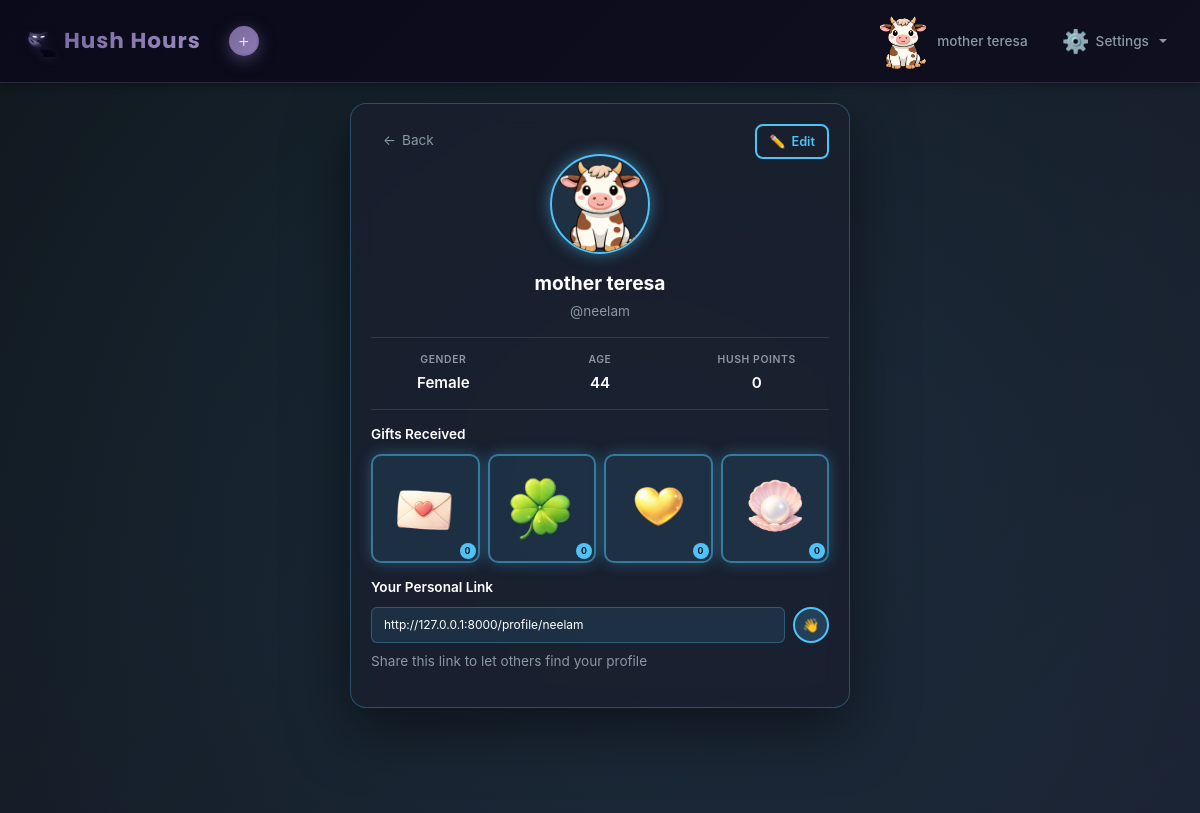
/profile (signed in), run on the app's committed database.
### home/models.py (models this page shows, shortened)
class Profile(models.Model):
    user = models.OneToOneField(User, on_delete=models.CASCADE, related_name="profile")
    display_name = models.CharField(max_length=122, blank=True)
    avatar = models.CharField(max_length=122, default="default")
    age = models.PositiveIntegerField(null=True, blank=True)
    GENDER_CHOICES = [
        ("male", "Male"),
        ("female", "Female"),
    ]
    gender = models.CharField(
        max_length=20,
        choices=GENDER_CHOICES,
        null=True,
        blank=True
    )
    PREFERENCE_CHOICES = [
        ("male", "Male"),
        ("female", "Female"),
        ("both", "Both"),
    ]
    preference = models.CharField(
        max_length=20,
        choices=PREFERENCE_CHOICES,
        null=True,
        blank=True
    )
    hush_points = models.PositiveIntegerField(default=0)
    love_letter_count = models.PositiveIntegerField(default=0)
    clove_count = models.PositiveIntegerField(default=0)
    golden_heart_count = models.PositiveIntegerField(default=0)
    pearl_count = models.PositiveIntegerField(default=0)
    message_color = models.CharField(max_length=7, default="#4a3a6f", blank=True)

### home/views.py (the view)
# urls.py: path("profile", views.view_profile, name="profile"),
@login_required
def view_profile(request):
    try:
        profile = request.user.profile
    except:
        from .models import Profile
        profile = Profile.objects.create(user=request.user)
    profile.refresh_from_db()
    gift_counts = {
        'love_letter': profile.love_letter_count,
        'clove': profile.clove_count,
        'golden_heart': profile.golden_heart_count,
        'pearl': profile.pearl_count,
    }
    return render(request, "profile.html", {"profile": profile, "gift_counts": gift_counts})

### templates/profile.html (shortened to what this page needs)
{% extends 'base.html' %}
{% load static %}
{% block body %}
<div class="profile-page">
  <div class="profile-container">
    <div class="profile-card">
      <div class="profile-header">
        <a href="/all-chats" class="back-button-profile" style="position: absolute; top: 0; left: 0; display: inline-flex; align-items: center; gap: 6px; color: #8b98a5; text-decoration: none; padding: 6px 12px; border-radius: 8px; transition: all 0.2s ease; font-size: 0.85rem; margin-bottom: 0;">
          <span>←</span>
          <span>Back</span>
        </a>
        <a href="/edit-profile" class="edit-button">
          <span>✏️</span>
          <span>Edit</span>
        </a>
        <div class="avatar-circle">
          {% if profile.avatar and profile.avatar != "default" %}
            {% with avatar_file='avatars/'|add:profile.avatar|add:'.png' %}
              <img src="{% static avatar_file %}" alt="{{ profile.avatar }}" onerror="this.style.display='none'; this.parentElement.innerHTML='<div class=\'avatar-placeholder\'>👤</div>';">
            {% endwith %}
          {% else %}
            <div class="avatar-placeholder">👤</div>
          {% endif %}
        </div>
        <h1 class="profile-name">
          {% if profile.display_name %}
            {{ profile.display_name }}
          {% else %}
            {{ user.username }}
          {% endif %}
        </h1>
        <p class="profile-username">@{{ user.username }}</p>
      </div>
      <div class="profile-info-row">
        <div class="info-item">
          <div class="info-label">Gender</div>
          <div class="info-value">
            {% if profile.gender %}
              {{ profile.get_gender_display }}
            {% else %}
              -
            {% endif %}
          </div>
        </div>
        <div class="info-item">
          <div class="info-label">Age</div>
          <div class="info-value">
            {% if profile.age %}
              {{ profile.age }}
            {% else %}
              -
            {% endif %}
          </div>
        </div>
        <div class="info-item">
          <div class="info-label">Hush Points</div>
          <div class="info-value">{{ profile.hush_points }}</div>
        </div>
      </div>
      <div class="gifts-section">
        <h2 class="section-title">Gifts Received</h2>
        <div class="gifts-grid">
          <div class="gift-item">
            <img src="{% static 'gifts/letter.png' %}" alt="Love Letter" style="width: 100%; height: 100%; object-fit: contain;">
            <span class="gift-count">{{ gift_counts.love_letter|default:0 }}</span>
          </div>
          <div class="gift-item">
            <img src="{% static 'gifts/clove.png' %}" alt="Clove" style="width: 100%; height: 100%; object-fit: contain;">
            <span class="gift-count">{{ gift_counts.clove|default:0 }}</span>
          </div>
          <div class="gift-item">
            <img src="{% static 'gifts/goldenheart.png' %}" alt="Golden Heart" style="width: 100%; height: 100%; object-fit: contain;">
            <span class="gift-count">{{ gift_counts.golden_heart|default:0 }}</span>
          </div>
          <div class="gift-item">
            <img src="{% static 'gifts/pearl.png' %}" alt="Pearl" style="width: 100%; height: 100%; object-fit: contain;">
            <span class="gift-count">{{ gift_counts.pearl|default:0 }}</span>
          </div>
        </div>
      </div>
      <div class="personal-link-section">
        <h2 class="section-title">Your Personal Link</h2>
        <div class="link-input-group">
          <input
            type="text"
            class="link-input"
            id="personalLink"
            value="http://127.0.0.1:8000/profile/{{ user.username }}"
            readonly
          >
          <button class="copy-button" onclick="copyLink()" title="Copy link">
            <span>👋</span>
          </button>
        </div>
        <p class="link-hint">Share this link to let others find your profile</p>
      </div>
    </div>
  </div>
</div>
{% endblock body %}

### templates/base.html (shortened to what this page needs)
<!doctype html>
<html lang="en">
  <head>
    <link href="https://cdn.jsdelivr.net/npm/bootstrap@5.3.8/dist/css/bootstrap.min.css" rel="stylesheet">
    {% load static %}
    <link rel="stylesheet" href="{% static 'css/base.css' %}">
  </head>
  <body>
    <nav class="navbar navbar-expand-lg navbar-dark custom-navbar">
      <div class="container-fluid">
        <div class="d-flex align-items-center">
          <a class="navbar-brand brand-logo" href="/">
            <img src="{% static 'logo2.png' %}" alt="Logo" class="brand-icon">
            <span class="brand-text">Hush Hours</span>
          </a>
          <div class="dropdown add-dropdown">
            <button class="btn add-btn dropdown-toggle" type="button" data-bs-toggle="dropdown" aria-expanded="false" id="addButton" aria-haspopup="true" aria-label="Add menu">
              <span class="add-icon">+</span>
            </button>
          </div>
        </div>
        <div class="collapse navbar-collapse" id="navbarNav">
          <ul class="navbar-nav ms-auto">
            <li class="nav-item">
              <a class="nav-link profile-link" href="/profile" id="profile-link">
                {% if user.is_authenticated and user.profile.avatar and user.profile.avatar != "default" %}
                  <img src="{% static 'avatars/' %}{{ user.profile.avatar }}.png" alt="Avatar" class="nav-avatar-icon" style="width: 56px; height: 56px; border-radius: 6px; object-fit: cover; background: transparent; border: none; box-shadow: none;">
                {% else %}
                  <span class="nav-icon">👤</span>
                {% endif %}
                <span class="nav-text">
                  {% if user.is_authenticated and user.profile.display_name %}
                    {{ user.profile.display_name }}
                  {% elif user.is_authenticated %}
                    {{ user.username }}
                  {% else %}
                    Profile
                  {% endif %}
                </span>
              </a>
            </li>
            <li class="nav-item dropdown">
              <a class="nav-link dropdown-toggle settings-dropdown" href="#" role="button" data-bs-toggle="dropdown" aria-expanded="false" id="settings-link" aria-haspopup="true">
                <span class="nav-icon">⚙️</span>
                <span class="nav-text">Settings</span>
              </a>
            </li>
          </ul>
        </div>
      </div>
    </nav>
    {% block body %}{% endblock body %}
  </body>
</html>

### static/css/base.css (style rules this page uses)
:root { --navbar-bg: #0a0a1a; --navbar-hover: #0f0f1f; --navbar-active: #4a3a6f; --navbar-text: #e1e8ed; --navbar-text-secondary: #8b98a5; --dropdown-bg: #0f0f1f; --dropdown-hover: #1a1a2e; --dropdown-border: #2a2a3f; --body-bg: #0a0a1a; --card-bg: #0d0d17; --card-glow: rgba(74, 58, 111, 0.3); }
* { margin: 0; padding: 0; box-sizing: border-box; }
body { font-family: -apple-system, BlinkMacSystemFont, 'Segoe UI', Roboto, Oxygen, Ubuntu, Cantarell, sans-serif; background-color: var(--body-bg); color: var(--navbar-text); min-height: 100vh; margin: 0; padding: 0; }
html { margin: 0; padding: 0; }
.custom-navbar { background: linear-gradient(135deg, #0a0a1a 0%, #0f0f1f 100%) !important; border-bottom: 1px solid var(--dropdown-border); padding: 6px 0; box-shadow: 0 2px 8px rgba(0, 0, 0, 0.3); position: sticky; top: 0; z-index: 1000; width: 100%; display: block !important; visibility: visible !important; }
.navbar-brand.brand-logo { font-size: 1.2rem; font-weight: 700; color: var(--navbar-text) !important; display: flex; align-items: center; gap: 8px; transition: transform 0.2s ease; text-decoration: none; }
.brand-icon { height: 32px; width: auto; filter: drop-shadow(0 2px 4px rgba(74, 58, 111, 0.3)); }
.brand-text { font-family: 'Poppins', sans-serif; font-weight: 700; font-size: 1.35rem; letter-spacing: 1px; background: linear-gradient(135deg, #7a6a9f 0%, #8a7aaf 50%, #9a8abf 100%); -webkit-background-clip: text; -webkit-text-fill-color: transparent; background-clip: text; position: relative; text-transform: none; font-style: normal; display: inline-block; transition: all 0.3s ease; }
.brand-text::after { content: ''; position: absolute; bottom: -2px; left: 0; width: 100%; height: 2px; background: linear-gradient(90deg, transparent, rgba(122, 106, 159, 0.6), transparent); opacity: 0; transition: opacity 0.3s ease; }
.add-dropdown { margin-left: 12px; position: relative; }
.add-btn { width: 30px; height: 30px; border-radius: 50%; background: linear-gradient(135deg, #7a6a9f 0%, #8a7aaf 100%) !important; border: 2px solid rgba(122, 106, 159, 0.5) !important; color: #e1e8ed !important; font-size: 1.2rem; font-weight: 300; display: flex; align-items: center; justify-content: center; padding: 0; transition: all 0.2s ease; cursor: pointer; box-shadow: 0 4px 16px rgba(122, 106, 159, 0.5); }
.add-icon { line-height: 1; display: block; transition: transform 0.2s ease; }
.navbar-nav { display: flex; align-items: center; gap: 8px; }
.nav-link { color: var(--navbar-text-secondary) !important; font-weight: 500; padding: 6px 12px !important; border-radius: 8px; transition: all 0.2s ease; display: flex; align-items: center; gap: 6px; position: relative; text-decoration: none; border: 1px solid transparent; }
.nav-icon { font-size: 1.4rem; filter: grayscale(0.3); transition: filter 0.2s ease; }
.nav-avatar-icon { flex-shrink: 0; border-radius: 6px; object-fit: cover; }
.nav-text { font-size: 0.85rem; }
.navbar-nav.ms-auto { margin-left: auto !important; display: flex; align-items: center; gap: 4px; }
.profile-link { margin-right: 4px; }
.settings-dropdown { margin-left: 0; }
.dropdown { position: relative; }
html { scroll-behavior: smooth; }
.container-fluid { padding-left: 20px; padding-right: 20px; }
.add-btn::after { display: none !important; }

### data on the page
Profile: display_name "mother teresa", gender "Female", age "44", hush_points "0"

### other printed values
{{ user.profile.display_name }} "mother teresa"
{{ user.username }} "neelam"
{{ gift_counts.love_letter|default:0 }} "0"
{{ gift_counts.clove|default:0 }} "0"
{{ gift_counts.golden_heart|default:0 }} "0"
{{ gift_counts.pearl|default:0 }} "0"
